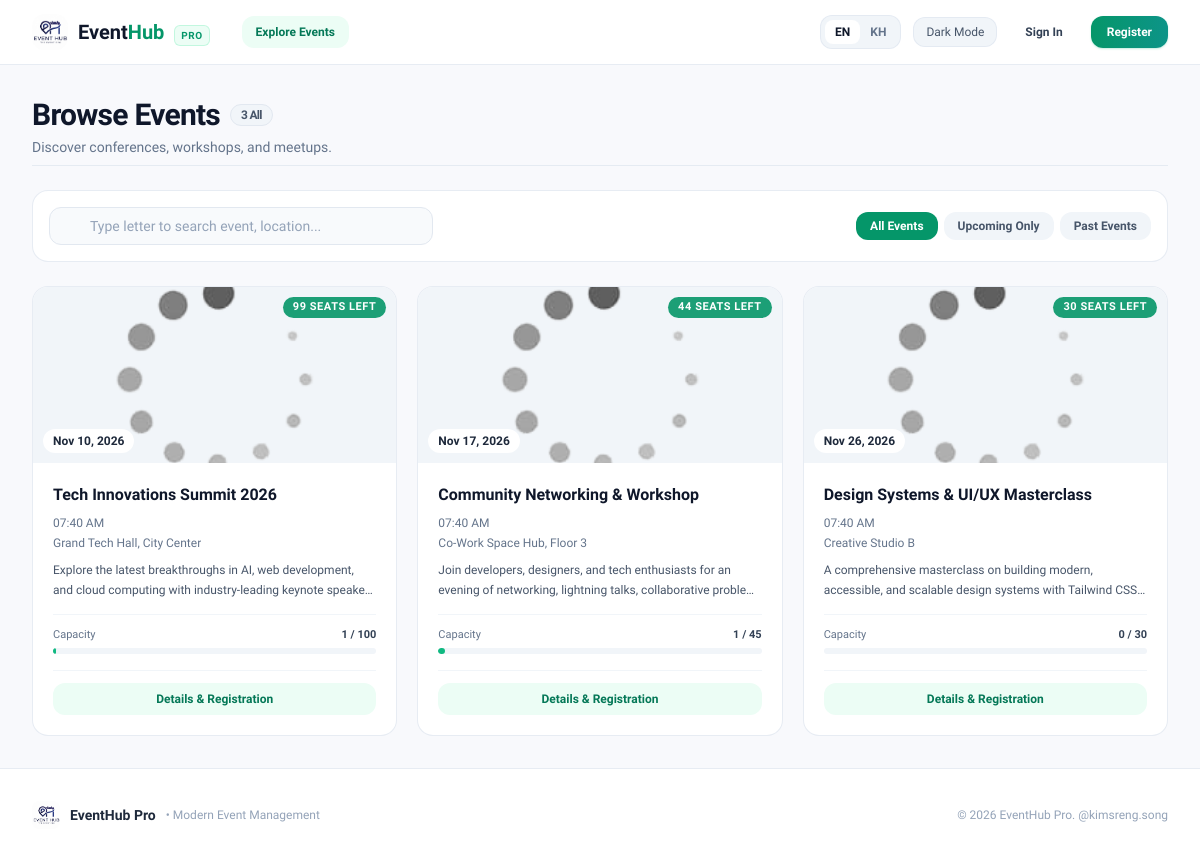
The page / on the database its author committed.
### tables this page shows
CREATE TABLE IF NOT EXISTS `tbl_events` (
  `id` INT AUTO_INCREMENT PRIMARY KEY,
  `title` VARCHAR(150) NOT NULL,
  `description` TEXT NOT NULL,
  `location` VARCHAR(150) NOT NULL,
  `event_date` DATETIME NOT NULL,
  `capacity` INT NOT NULL DEFAULT 50,
  `image` MEDIUMTEXT DEFAULT NULL,
  `created_at` TIMESTAMP DEFAULT CURRENT_TIMESTAMP
);

### includes/lang.inc.php (called while the page is built, shortened)
<?php
$currentLang = $_SESSION['lang'] ?? $_COOKIE['site_lang'] ?? 'en';
function __($key, $default = null) {
    global $translations, $currentLang;
    if (isset($translations[$key][$currentLang])) {
        return $translations[$key][$currentLang];
    }
    return $default !== null ? $default : $key;
}

### init/func/event.func.php (called while the page is built, shortened)
<?php
function getAllEvents($search = null, $filter = null)
{
    global $db;
    $whereClauses = [];
    $whereSql = !empty($whereClauses) ? ' WHERE ' . implode(' AND ', $whereClauses) : '';
    $sql = 'SELECT e.*,
                   COUNT(CASE WHEN r.status <> "rejected" THEN r.id END) AS reg_count
            FROM tbl_events e
            LEFT JOIN tbl_registrations r ON r.event_id = e.id
            ' . $whereSql . '
            GROUP BY e.id
            ORDER BY e.event_date ASC';
    $query = $db->prepare($sql);
    $query->execute();
    return $query->get_result();
}

### pages/events.php (the view, shortened to what this page needs)
<?php
$search = trim($_GET['search'] ?? '');
$filter = $_GET['filter'] ?? 'all';
$events = getAllEvents($search, $filter);
$totalFound = ($events && is_object($events)) ? $events->num_rows : 0;
?>
<div class="space-y-6">
    <div class="flex flex-col sm:flex-row sm:items-center sm:justify-between gap-4 pb-2 border-b border-slate-200/80 dark:border-slate-800">
        <div>
            <h1 class="text-2xl sm:text-3xl font-extrabold text-slate-900 dark:text-white tracking-tight flex items-center gap-2.5">
                <span><?= __('events_title') ?></span>
                <span id="eventsCounterBadge" class="text-xs font-semibold px-2.5 py-0.5 rounded-full bg-slate-100 dark:bg-slate-800 text-slate-600 dark:text-slate-300 border border-slate-200 dark:border-slate-700">
                    <?= $totalFound ?> <?= __('all') ?>
                </span>
            </h1>
            <p class="text-xs sm:text-sm text-slate-500 dark:text-slate-400 mt-1"><?= __('events_subtitle') ?></p>
        </div>
    </div>
    <div class="bg-white dark:bg-slate-800 rounded-2xl p-4 border border-slate-200/80 dark:border-slate-700 shadow-xs">
        <div class="flex flex-col md:flex-row items-center justify-between gap-3">
            <div class="relative w-full sm:w-80 md:w-96">
                <div class="absolute inset-y-0 left-0 pl-3.5 flex items-center pointer-events-none text-slate-400">
                </div>
                <input type="text"
                       id="liveEventSearchInput"
                       value="<?= htmlspecialchars($search) ?>"
                       autocomplete="off"
                       placeholder="<?= __('search_placeholder') ?>"
                       class="w-full pl-10 pr-9 py-2 text-xs sm:text-sm bg-slate-50 dark:bg-slate-900 border border-slate-200 dark:border-slate-700 rounded-xl focus:bg-white dark:focus:bg-slate-950 focus:outline-none focus:ring-2 focus:ring-emerald-500/20 focus:border-emerald-500 text-slate-800 dark:text-slate-100 placeholder-slate-400 transition">
            </div>
            <div class="flex items-center gap-1.5 w-full sm:w-auto overflow-x-auto pb-1 sm:pb-0">
                <a href="./?page=events&filter=all"
                   class="px-3.5 py-1.5 rounded-xl text-xs font-semibold whitespace-nowrap transition <?= $filter === 'all' ? 'bg-emerald-600 text-white shadow-xs' : 'bg-slate-100 dark:bg-slate-700 text-slate-600 dark:text-slate-300 hover:bg-slate-200 dark:hover:bg-slate-600' ?>">
                    <?= __('events_all') ?>
                </a>
                <a href="./?page=events&filter=upcoming"
                   class="px-3.5 py-1.5 rounded-xl text-xs font-semibold whitespace-nowrap transition <?= $filter === 'upcoming' ? 'bg-emerald-600 text-white shadow-xs' : 'bg-slate-100 dark:bg-slate-700 text-slate-600 dark:text-slate-300 hover:bg-slate-200 dark:hover:bg-slate-600' ?>">
                    <?= __('events_upcoming') ?>
                </a>
                <a href="./?page=events&filter=past"
                   class="px-3.5 py-1.5 rounded-xl text-xs font-semibold whitespace-nowrap transition <?= $filter === 'past' ? 'bg-emerald-600 text-white shadow-xs' : 'bg-slate-100 dark:bg-slate-700 text-slate-600 dark:text-slate-300 hover:bg-slate-200 dark:hover:bg-slate-600' ?>">
                    <?= __('events_past') ?>
                </a>
            </div>
        </div>
    </div>
    <?php if ($totalFound > 0): ?>
        <div id="eventsCardsContainer" class="grid grid-cols-1 md:grid-cols-2 lg:grid-cols-3 gap-5">
            <?php while ($row = $events->fetch_object()):
                $isFull   = $row->reg_count >= $row->capacity;
                $pct      = min(100, round(($row->reg_count / max(1, $row->capacity)) * 100));
                $dateStr  = date('M d, Y', strtotime($row->event_date));
                $timeStr  = date('h:i A', strtotime($row->event_date));
                $imgSrc   = $row->image ? htmlspecialchars($row->image) : './assets/images/loading.png';
                $isPast   = strtotime($row->event_date) < time();
            ?>
                <div class="event-card bg-white dark:bg-slate-800 rounded-2xl border border-slate-200/80 dark:border-slate-700 shadow-xs hover:shadow-hover hover:-translate-y-1 transition-all duration-200 flex flex-col overflow-hidden group"
                     data-title="<?= strtolower(htmlspecialchars($row->title)) ?>"
                     data-location="<?= strtolower(htmlspecialchars($row->location)) ?>"
                     data-desc="<?= strtolower(htmlspecialchars($row->description)) ?>">
                    <div class="relative h-44 bg-slate-100 dark:bg-slate-900 overflow-hidden">
                        <img src="<?= $imgSrc ?>"
                             alt="<?= htmlspecialchars($row->title) ?>"
                             class="w-full h-full object-cover group-hover:scale-105 transition-transform duration-300"
                             onerror="this.src='./assets/images/loading.png'">
                        <div class="absolute top-2.5 right-2.5 flex items-center gap-1.5">
                            <?php if ($isPast): ?>
                                <span class="px-2.5 py-0.5 rounded-full text-[11px] font-bold uppercase tracking-wider bg-slate-900/85 text-white backdrop-blur-xs shadow-xs">
                                    <?= __('concluded') ?>
                                </span>
                            <?php elseif ($isFull): ?>
                                <span class="px-2.5 py-0.5 rounded-full text-[11px] font-bold uppercase tracking-wider bg-red-600 text-white shadow-xs">
                                    <?= __('sold_out') ?>
                                </span>
                            <?php else: ?>
                                <span class="px-2.5 py-0.5 rounded-full text-[11px] font-bold uppercase tracking-wider bg-emerald-600/90 text-white backdrop-blur-xs shadow-xs">
                                    <?= $row->capacity - $row->reg_count ?> <?= __('seats_left') ?>
                                </span>
                            <?php endif; ?>
                        </div>
                        <div class="absolute bottom-2.5 left-2.5 bg-white/95 dark:bg-slate-850/95 backdrop-blur-md px-2.5 py-1 rounded-xl shadow-xs text-xs font-bold text-slate-800 dark:text-slate-100 flex items-center gap-1.5">
                            <span><?= $dateStr ?></span>
                        </div>
                    </div>
                    <div class="p-4 sm:p-5 flex flex-col flex-grow">
                        <h2 class="text-base font-bold text-slate-900 dark:text-white group-hover:text-emerald-600 dark:group-hover:text-emerald-400 transition-colors line-clamp-1">
                            <a href="./?page=event/detail&id=<?= $row->id ?>" class="event-card-title">
                                <?= htmlspecialchars($row->title) ?>
                            </a>
                        </h2>
                        <div class="mt-2 space-y-1 text-xs text-slate-500 dark:text-slate-400">
                            <div class="flex items-center gap-1.5">
                                <span><?= $timeStr ?></span>
                            </div>
                            <div class="flex items-center gap-1.5">
                                <span class="truncate"><?= htmlspecialchars($row->location) ?></span>
                            </div>
                        </div>
                        <p class="mt-2.5 text-xs text-slate-600 dark:text-slate-300 line-clamp-2 leading-relaxed flex-grow">
                            <?= htmlspecialchars($row->description) ?>
                        </p>
                        <div class="mt-3.5 pt-3 border-t border-slate-100 dark:border-slate-700">
                            <div class="flex items-center justify-between text-[11px] font-medium text-slate-500 dark:text-slate-400 mb-1">
                                <span><?= __('capacity') ?></span>
                                <span class="font-bold text-slate-700 dark:text-slate-200"><?= $row->reg_count ?> / <?= $row->capacity ?></span>
                            </div>
                            <div class="w-full h-1.5 bg-slate-100 dark:bg-slate-700 rounded-full overflow-hidden">
                                <div class="h-full rounded-full <?= $isFull ? 'bg-red-500' : 'bg-emerald-500' ?>" style="width: <?= $pct ?>%"></div>
                            </div>
                        </div>
                        <div class="mt-4 pt-3 border-t border-slate-100 dark:border-slate-700 flex items-center justify-between gap-2">
                            <a href="./?page=event/detail&id=<?= $row->id ?>"
                               class="flex-grow text-center px-3.5 py-2 rounded-xl text-xs font-bold text-emerald-700 dark:text-emerald-300 bg-emerald-50 dark:bg-emerald-950/60 hover:bg-emerald-100 dark:hover:bg-emerald-900/60 transition duration-150">
                                <?= __('details_register') ?>
                            </a>
                        </div>
                    </div>
                </div>
            <?php endwhile; ?>
        </div>
    <?php endif; ?>
</div>

### rows shown on the page
tbl_events: image (picture), reg_count "99", event_date "Nov 10, 2026", title "Tech Innovations Summit 2026", event_date "07:40 AM", location "Grand Tech Hall, City Center", description "Explore the latest breakthroughs in AI, web development, and cloud computing with industry-leading keynote…", reg_count "1", capacity "100"
tbl_events: image (picture), reg_count "44", event_date "Nov 17, 2026", title "Community Networking & Workshop", event_date "07:40 AM", location "Co-Work Space Hub, Floor 3", description "Join developers, designers, and tech enthusiasts for an evening of networking, lightning talks, collaborative…", reg_count "1", capacity "45"
tbl_events: image (picture), $row->capacity-$row->reg_count "30", event_date "Nov 26, 2026", title "Design Systems & UI/UX Masterclass", event_date "07:40 AM", location "Creative Studio B", description "A comprehensive masterclass on building modern, accessible, and scalable design systems with Tailwind…", reg_count "0", capacity "30"

### other values the page prints
__('nav_explore') "Explore Events"
__('dark_mode') "Dark Mode"
__('nav_login') "Sign In"
__('nav_register') "Register"
__('events_title') "Browse Events"
$totalFound "3"
__('all') "All"
__('events_subtitle') "Discover conferences, workshops, and meetups."
__('events_all') "All Events"
__('events_upcoming') "Upcoming Only"
__('events_past') "Past Events"
__('app_name') "EventHub Pro"
__('app_tagline') "Modern Event Management"
